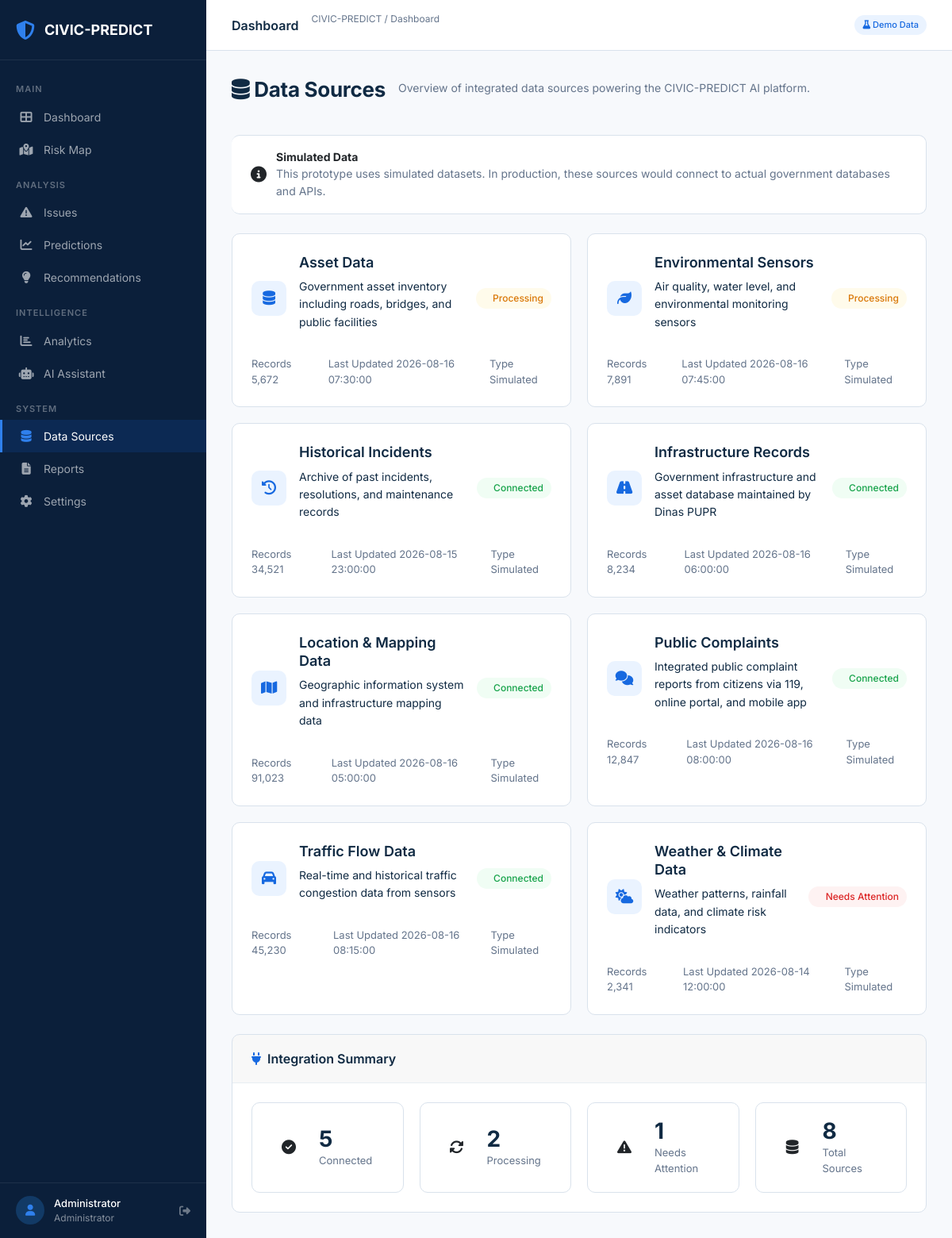
The app's page /data-sources (signed in) with its own data.
### tables this page shows
CREATE TABLE data_sources (
        id INTEGER PRIMARY KEY AUTOINCREMENT,
        name TEXT NOT NULL,
        description TEXT,
        status TEXT NOT NULL DEFAULT 'Connected',
        last_updated TIMESTAMP,
        records_count INTEGER DEFAULT 0,
        icon TEXT
    );

### app.py (the view)
@app.route('/data-sources')
@login_required
def data_sources():
    db = get_db()
    sources = db.execute('SELECT * FROM data_sources ORDER BY name').fetchall()
    db.close()
    return render_template('data_sources.html', data_sources=sources)

### app.py (called while the page is built)
@app.context_processor
def inject_globals():
    from datetime import datetime
    hour = datetime.now().hour
    if hour < 12:
        greeting = 'morning'
    elif hour < 17:
        greeting = 'afternoon'
    else:
        greeting = 'evening'
    return dict(greeting=greeting, current_year=datetime.now().year)

def get_db():
    conn = sqlite3.connect(config.DATABASE)
    conn.row_factory = sqlite3.Row
    return conn

def login_required(f):
    @wraps(f)
    def decorated(*args, **kwargs):
        if 'user_id' not in session:
            return redirect(url_for('login'))
        return f(*args, **kwargs)
    return decorated

### templates/data_sources.html (shortened to what this page needs)
{% extends "base.html" %}
{% block content %}
<div class="page-header">
    <div class="top-bar-left">
        <h1 class="page-title-sm"><i class="fas fa-database"></i> Data Sources</h1>
        <p class="page-subtitle">Overview of integrated data sources powering the CIVIC-PREDICT AI platform.</p>
    </div>
</div>
<div class="card" style="border-left: 4px solid var(--color-accent); margin-bottom: 24px;">
    <div class="card-body" style="padding: 16px 24px;">
        <div style="display: flex; align-items: center; gap: 12px;">
            <i class="fas fa-info-circle" style="color: var(--color-accent); font-size: 1.25rem;"></i>
            <div>
                <strong>Simulated Data</strong>
                <p style="margin: 0; color: var(--text-secondary); font-size: 0.875rem;">
                    This prototype uses simulated datasets. In production, these sources would connect to actual government databases and APIs.
                </p>
            </div>
        </div>
    </div>
</div>
<div class="sources-grid">
    {% for source in data_sources %}
    <div class="source-card">
        <div class="source-header">
            <div class="source-icon">
                <i class="fas {{ source.icon }}"></i>
            </div>
            <div style="flex: 1;">
                <h4 class="source-name">{{ source.name }}</h4>
                <p class="source-desc">{{ source.description }}</p>
            </div>
            <div class="source-status {{ source.status|lower|replace(' ', '-') }}">
                <span class="status-dot"></span>
                {{ source.status }}
            </div>
        </div>
        <div class="source-stats">
            <div class="source-stat">
                <span class="stat-label">Records</span>
                <span class="stat-value">{{ "{:,}".format(source.records_count) }}</span>
            </div>
            <div class="source-stat">
                <span class="stat-label">Last Updated</span>
                <span class="stat-value">{{ source.last_updated }}</span>
            </div>
            <div class="source-stat">
                <span class="stat-label">Type</span>
                <span class="stat-value">Simulated</span>
            </div>
        </div>
    </div>
    {% endfor %}
</div>
<div class="card" style="margin-top: 24px;">
    <div class="card-header">
        <h5 style="margin: 0; font-size: 1rem;"><i class="fas fa-plug"></i> Integration Summary</h5>
    </div>
    <div class="card-body">
        <div class="kpi-grid" style="grid-template-columns: repeat(4, 1fr); margin-bottom: 0;">
            <div class="kpi-card" style="--kpi-color: var(--severity-low);">
                <div class="kpi-icon" style="background: var(--severity-low-bg); color: var(--severity-low);"><i class="fas fa-check-circle"></i></div>
                <div class="kpi-data">
                    <div class="kpi-value">{{ data_sources|selectattr('status', 'equalto', 'Connected')|list|length }}</div>
                    <div class="kpi-label">Connected</div>
                </div>
            </div>
            <div class="kpi-card" style="--kpi-color: var(--severity-medium);">
                <div class="kpi-icon" style="background: var(--severity-medium-bg); color: var(--severity-medium);"><i class="fas fa-sync-alt"></i></div>
                <div class="kpi-data">
                    <div class="kpi-value">{{ data_sources|selectattr('status', 'equalto', 'Processing')|list|length }}</div>
                    <div class="kpi-label">Processing</div>
                </div>
            </div>
            <div class="kpi-card" style="--kpi-color: var(--severity-critical);">
                <div class="kpi-icon" style="background: var(--severity-critical-bg); color: var(--severity-critical);"><i class="fas fa-exclamation-triangle"></i></div>
                <div class="kpi-data">
                    <div class="kpi-value">{{ data_sources|selectattr('status', 'equalto', 'Needs Attention')|list|length }}</div>
                    <div class="kpi-label">Needs Attention</div>
                </div>
            </div>
            <div class="kpi-card" style="--kpi-color: var(--color-primary);">
                <div class="kpi-icon"><i class="fas fa-database"></i></div>
                <div class="kpi-data">
                    <div class="kpi-value">{{ data_sources|length }}</div>
                    <div class="kpi-label">Total Sources</div>
                </div>
            </div>
        </div>
    </div>
</div>
{% endblock %}

### templates/base.html (shortened to what this page needs)
<!DOCTYPE html>
<html lang="en">
<head>
  <link href="https://cdn.jsdelivr.net/npm/bootstrap@5.3.3/dist/css/bootstrap.min.css" rel="stylesheet">
  <link href="https://cdnjs.cloudflare.com/ajax/libs/font-awesome/6.5.1/css/all.min.css" rel="stylesheet">
  <link href="https://unpkg.com/leaflet@1.9.4/dist/leaflet.css" rel="stylesheet">
  <link href="{{ url_for('static', filename='css/style.css') }}" rel="stylesheet">
</head>
<body>
  {% if session.get('user_id') %}
  <nav class="sidebar" id="sidebar">
    <div class="sidebar-header">
      <div class="sidebar-logo">
        <i class="fas fa-shield-halved"></i>
        <span>CIVIC-PREDICT</span>
      </div>
    </div>
    <ul class="sidebar-nav">
      <li class="nav-section">Main</li>
      <li><a href="{{ url_for('dashboard') }}" class="nav-item {% if request.endpoint == 'dashboard' %}active{% endif %}"><i class="fas fa-table-cells-large"></i><span>Dashboard</span></a></li>
      <li><a href="{{ url_for('risk_map') }}" class="nav-item {% if request.endpoint == 'risk_map' %}active{% endif %}"><i class="fas fa-map-location-dot"></i><span>Risk Map</span></a></li>
      <li class="nav-section">Analysis</li>
      <li><a href="{{ url_for('issues') }}" class="nav-item {% if request.endpoint == 'issues' %}active{% endif %}"><i class="fas fa-triangle-exclamation"></i><span>Issues</span></a></li>
      <li><a href="{{ url_for('predictions') }}" class="nav-item {% if request.endpoint == 'predictions' %}active{% endif %}"><i class="fas fa-chart-line"></i><span>Predictions</span></a></li>
      <li><a href="{{ url_for('recommendations') }}" class="nav-item {% if request.endpoint == 'recommendations' %}active{% endif %}"><i class="fas fa-lightbulb"></i><span>Recommendations</span></a></li>
      <li class="nav-section">Intelligence</li>
      <li><a href="{{ url_for('analytics') }}" class="nav-item {% if request.endpoint == 'analytics' %}active{% endif %}"><i class="fas fa-chart-bar"></i><span>Analytics</span></a></li>
      <li><a href="{{ url_for('ai_assistant') }}" class="nav-item {% if request.endpoint == 'ai_assistant' %}active{% endif %}"><i class="fas fa-robot"></i><span>AI Assistant</span></a></li>
      <li class="nav-section">System</li>
      <li><a href="{{ url_for('data_sources') }}" class="nav-item {% if request.endpoint == 'data_sources' %}active{% endif %}"><i class="fas fa-database"></i><span>Data Sources</span></a></li>
      <li><a href="{{ url_for('reports') }}" class="nav-item {% if request.endpoint == 'reports' %}active{% endif %}"><i class="fas fa-file-lines"></i><span>Reports</span></a></li>
      <li><a href="{{ url_for('settings') }}" class="nav-item {% if request.endpoint == 'settings' %}active{% endif %}"><i class="fas fa-gear"></i><span>Settings</span></a></li>
    </ul>
    <div class="sidebar-footer">
      <div class="user-profile">
        <div class="user-avatar-sm"><i class="fas fa-user"></i></div>
        <div>
          <div class="user-name">{{ session.get('name', 'User') }}</div>
          <div class="user-role">{{ session.get('role', '') }}</div>
        </div>
        <a href="{{ url_for('logout') }}" style="margin-left:auto;color:rgba(255,255,255,0.4)" title="Logout"><i class="fas fa-right-from-bracket"></i></a>
      </div>
    </div>
  </nav>
  <main class="main-content">
    <div class="top-bar">
      <div class="top-bar-left">
        <span class="page-title-sm">{% block topbar_title %}Dashboard{% endblock %}</span>
        <span class="breadcrumb">CIVIC-PREDICT / {% block topbar_breadcrumb %}Dashboard{% endblock %}</span>
      </div>
      <div class="top-bar-right">
        <span class="demo-tag"><i class="fas fa-flask"></i> Demo Data</span>
      </div>
    </div>
    <div class="page-content">
      {% block content %}{% endblock %}
    </div>
  </main>
  {% else %}
    {% block fullpage %}{% endblock %}
  {% endif %}
</body>
</html>

### records on screen
data_sources: name "Asset Data", description "Government asset inventory including roads, bridges, and public facilities", status "Processing", records_count "5,672", last_updated "2026-08-16 07:30:00"
data_sources: name "Environmental Sensors", description "Air quality, water level, and environmental monitoring sensors", status "Processing", records_count "7,891", last_updated "2026-08-16 07:45:00"
data_sources: name "Historical Incidents", description "Archive of past incidents, resolutions, and maintenance records", status "Connected", records_count "34,521", last_updated "2026-08-15 23:00:00"
data_sources: name "Infrastructure Records", description "Government infrastructure and asset database maintained by Dinas PUPR", status "Connected", records_count "8,234", last_updated "2026-08-16 06:00:00"
data_sources: name "Location & Mapping Data", description "Geographic information system and infrastructure mapping data", status "Connected", records_count "91,023", last_updated "2026-08-16 05:00:00"
data_sources: name "Public Complaints", description "Integrated public complaint reports from citizens via 119, online portal, and mobile app", status "Connected", records_count "12,847", last_updated "2026-08-16 08:00:00"
data_sources: name "Traffic Flow Data", description "Real-time and historical traffic congestion data from sensors", status "Connected", records_count "45,230", last_updated "2026-08-16 08:15:00"
data_sources: name "Weather & Climate Data", description "Weather patterns, rainfall data, and climate risk indicators", status "Needs Attention", records_count "2,341", last_updated "2026-08-14 12:00:00"

### other values on screen
{{ session.get('name', 'User') }} "Administrator"
{{ session.get('role', '') }} "Administrator"
{{ data_sources|selectattr('status', 'equalto', 'Connected')|list|length }} "5"
{{ data_sources|selectattr('status', 'equalto', 'Processing')|list|length }} "2"
{{ data_sources|length }} "8"
